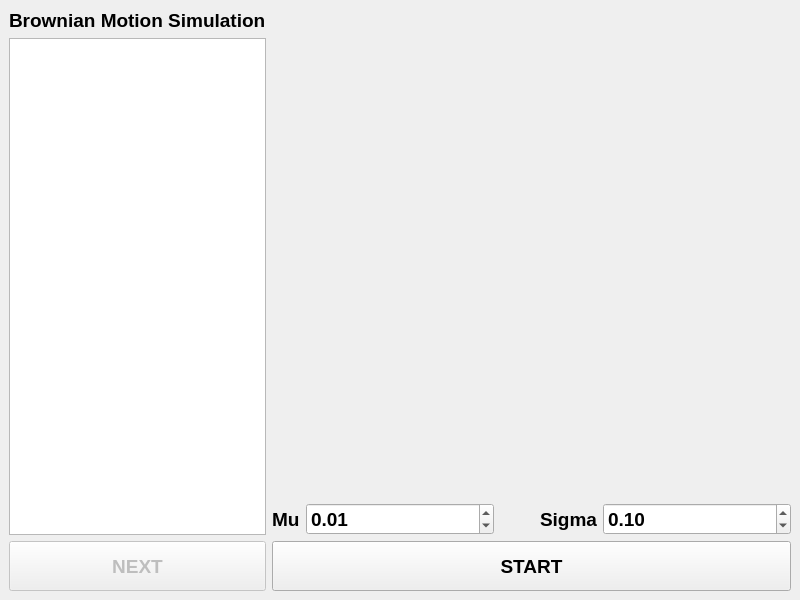
<?xml version="1.0" encoding="UTF-8"?>
<ui version="4.0">
 <class>brownian_simulation_form</class>
 <widget class="QMainWindow" name="brownian_simulation_form">
  <property name="geometry">
   <rect>
    <x>0</x>
    <y>0</y>
    <width>800</width>
    <height>600</height>
   </rect>
  </property>
  <property name="windowTitle">
   <string>Brownian Motion Simulation</string>
  </property>
  <widget class="QWidget" name="centralwidget">
   <layout class="QHBoxLayout" name="horizontalLayout_2" stretch="1,3">
    <item>
     <layout class="QVBoxLayout" name="verticalLayout">
      <item>
       <widget class="QLabel" name="label">
        <property name="font">
         <font>
          <pointsize>14</pointsize>
          <weight>75</weight>
          <bold>true</bold>
         </font>
        </property>
        <property name="text">
         <string>Brownian Motion Simulation</string>
        </property>
       </widget>
      </item>
      <item>
       <widget class="QTextEdit" name="text_edit_instruction">
        <property name="readOnly">
         <bool>true</bool>
        </property>
       </widget>
      </item>
      <item>
       <widget class="QPushButton" name="button_next">
        <property name="enabled">
         <bool>false</bool>
        </property>
        <property name="minimumSize">
         <size>
          <width>0</width>
          <height>50</height>
         </size>
        </property>
        <property name="font">
         <font>
          <pointsize>14</pointsize>
          <weight>75</weight>
          <bold>true</bold>
         </font>
        </property>
        <property name="text">
         <string>NEXT</string>
        </property>
       </widget>
      </item>
     </layout>
    </item>
    <item>
     <layout class="QVBoxLayout" name="verticalLayout_2" stretch="1,0,0">
      <item>
       <layout class="QHBoxLayout" name="layout_graph_simulation"/>
      </item>
      <item>
       <layout class="QHBoxLayout" name="horizontalLayout_3" stretch="0,1,0,0,1">
        <item>
         <widget class="QLabel" name="label_2">
          <property name="font">
           <font>
            <pointsize>14</pointsize>
            <weight>75</weight>
            <bold>true</bold>
           </font>
          </property>
          <property name="text">
           <string>Mu</string>
          </property>
         </widget>
        </item>
        <item>
         <widget class="QDoubleSpinBox" name="spinbox_mu">
          <property name="font">
           <font>
            <pointsize>14</pointsize>
            <weight>75</weight>
            <bold>true</bold>
           </font>
          </property>
          <property name="minimum">
           <double>-100.000000000000000</double>
          </property>
          <property name="maximum">
           <double>100.000000000000000</double>
          </property>
          <property name="singleStep">
           <double>0.010000000000000</double>
          </property>
          <property name="value">
           <double>0.010000000000000</double>
          </property>
         </widget>
        </item>
        <item>
         <spacer name="horizontalSpacer">
          <property name="orientation">
           <enum>Qt::Horizontal</enum>
          </property>
          <property name="sizeHint" stdset="0">
           <size>
            <width>40</width>
            <height>20</height>
           </size>
          </property>
         </spacer>
        </item>
        <item>
         <widget class="QLabel" name="label_3">
          <property name="font">
           <font>
            <pointsize>14</pointsize>
            <weight>75</weight>
            <bold>true</bold>
           </font>
          </property>
          <property name="text">
           <string>Sigma</string>
          </property>
         </widget>
        </item>
        <item>
         <widget class="QDoubleSpinBox" name="spinbox_sigma">
          <property name="font">
           <font>
            <pointsize>14</pointsize>
            <weight>75</weight>
            <bold>true</bold>
           </font>
          </property>
          <property name="minimum">
           <double>-100.000000000000000</double>
          </property>
          <property name="maximum">
           <double>100.000000000000000</double>
          </property>
          <property name="singleStep">
           <double>0.010000000000000</double>
          </property>
          <property name="value">
           <double>0.100000000000000</double>
          </property>
         </widget>
        </item>
       </layout>
      </item>
      <item>
       <layout class="QHBoxLayout" name="horizontalLayout">
        <item>
         <widget class="QPushButton" name="button_play">
          <property name="enabled">
           <bool>true</bool>
          </property>
          <property name="minimumSize">
           <size>
            <width>0</width>
            <height>50</height>
           </size>
          </property>
          <property name="font">
           <font>
            <pointsize>14</pointsize>
            <weight>75</weight>
            <bold>true</bold>
           </font>
          </property>
          <property name="text">
           <string>START</string>
          </property>
         </widget>
        </item>
       </layout>
      </item>
     </layout>
    </item>
   </layout>
  </widget>
 </widget>
 <resources/>
 <connections/>
</ui>
